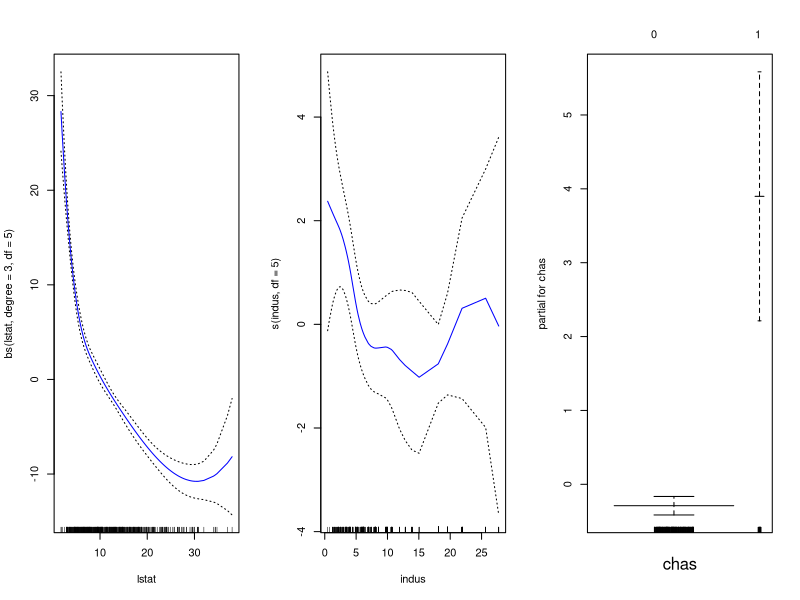

The R script that drew this image:
## ---- chunk 1
library(MASS)
y = Boston$medv
x = Boston$lstat
y.lab = 'Median Property Value'
x.lab = 'Lower Status (%)'
## ---- chunk 2
library(gam)

names(Boston)
## ---- chunk 3
Boston1 = Boston
Boston1$chas = factor(Boston1$chas)
## ---- chunk 4
gam = gam( medv ~ bs(lstat, degree = 3, df = 5) + s(indus, df = 5) + chas, data = Boston1 )
## ---- chunk 5
par( mfrow = c(1,3) )
plot( gam,  se = TRUE, col = "blue" )
## ---- chunk 6
preds <- predict( gam, newdata = data.frame( chas = "0", indus = 3, lstat = 5 )  )
preds
